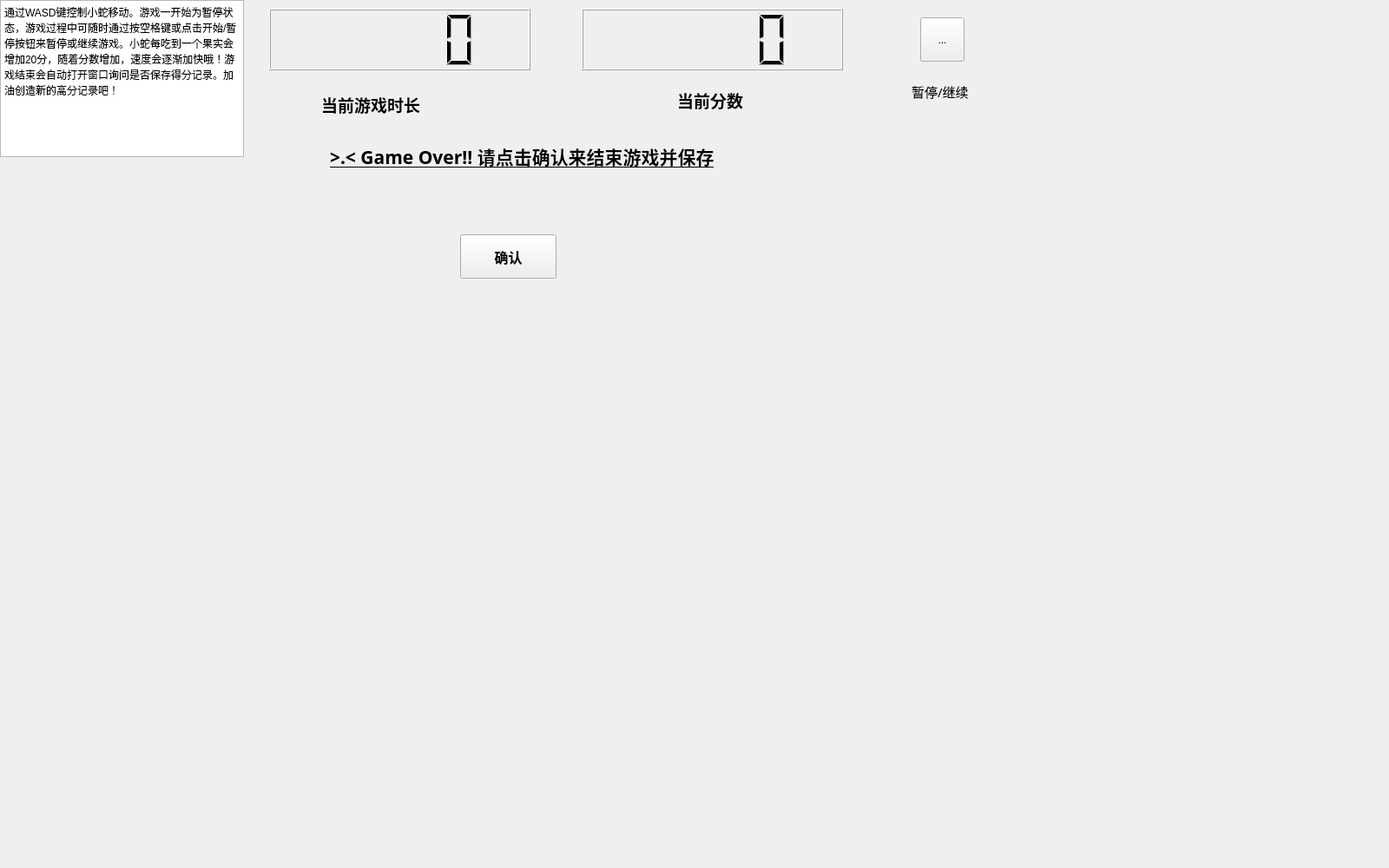
<?xml version="1.0" encoding="UTF-8"?>
<ui version="4.0">
 <class>GameWidget</class>
 <widget class="QWidget" name="GameWidget">
  <property name="geometry">
   <rect>
    <x>0</x>
    <y>0</y>
    <width>1600</width>
    <height>1000</height>
   </rect>
  </property>
  <property name="minimumSize">
   <size>
    <width>1600</width>
    <height>1000</height>
   </size>
  </property>
  <property name="maximumSize">
   <size>
    <width>1600</width>
    <height>1000</height>
   </size>
  </property>
  <property name="windowTitle">
   <string>SnakeGame</string>
  </property>
  <property name="styleSheet">
   <string notr="true">#GameWidget{border-image: url(:/res/bg.jpg);}</string>
  </property>
  <widget class="QWidget" name="layoutWidget">
   <property name="geometry">
    <rect>
     <x>670</x>
     <y>10</y>
     <width>301</width>
     <height>71</height>
    </rect>
   </property>
   <layout class="QHBoxLayout" name="horizontalLayout_2">
    <item>
     <widget class="QLCDNumber" name="currentScoreLcd"/>
    </item>
   </layout>
  </widget>
  <widget class="QToolButton" name="playButton">
   <property name="geometry">
    <rect>
     <x>1060</x>
     <y>20</y>
     <width>51</width>
     <height>51</height>
    </rect>
   </property>
   <property name="text">
    <string>...</string>
   </property>
  </widget>
  <widget class="QLabel" name="label_3">
   <property name="geometry">
    <rect>
     <x>1050</x>
     <y>90</y>
     <width>131</width>
     <height>31</height>
    </rect>
   </property>
   <property name="font">
    <font>
     <family>Agency FB</family>
     <pointsize>11</pointsize>
    </font>
   </property>
   <property name="text">
    <string>暂停/继续</string>
   </property>
  </widget>
  <widget class="QTextBrowser" name="textBrowser">
   <property name="geometry">
    <rect>
     <x>0</x>
     <y>0</y>
     <width>281</width>
     <height>181</height>
    </rect>
   </property>
   <property name="html">
    <string>&lt;!DOCTYPE HTML PUBLIC &quot;-//W3C//DTD HTML 4.0//EN&quot; &quot;http://www.w3.org/TR/REC-html40/strict.dtd&quot;&gt;
&lt;html&gt;&lt;head&gt;&lt;meta name=&quot;qrichtext&quot; content=&quot;1&quot; /&gt;&lt;style type=&quot;text/css&quot;&gt;
p, li { white-space: pre-wrap; }
&lt;/style&gt;&lt;/head&gt;&lt;body style=&quot; font-family:'SimSun'; font-size:9pt; font-weight:400; font-style:normal;&quot;&gt;
&lt;p style=&quot; margin-top:0px; margin-bottom:0px; margin-left:0px; margin-right:0px; -qt-block-indent:0; text-indent:0px;&quot;&gt;通过WASD键控制小蛇移动。游戏一开始为暂停状态，游戏过程中可随时通过按空格键或点击开始/暂停按钮来暂停或继续游戏。小蛇每吃到一个果实会增加20分，随着分数增加，速度会逐渐加快哦！游戏结束会自动打开窗口询问是否保存得分记录。加油创造新的高分记录吧！&lt;/p&gt;&lt;/body&gt;&lt;/html&gt;</string>
   </property>
  </widget>
  <widget class="QLabel" name="overLabel">
   <property name="geometry">
    <rect>
     <x>380</x>
     <y>130</y>
     <width>641</width>
     <height>101</height>
    </rect>
   </property>
   <property name="font">
    <font>
     <family>Agency FB</family>
     <pointsize>16</pointsize>
     <weight>75</weight>
     <bold>true</bold>
     <underline>true</underline>
    </font>
   </property>
   <property name="text">
    <string>&gt;.&lt;  Game Over!!   请点击确认来结束游戏并保存</string>
   </property>
  </widget>
  <widget class="QPushButton" name="confirmButton">
   <property name="geometry">
    <rect>
     <x>530</x>
     <y>270</y>
     <width>111</width>
     <height>51</height>
    </rect>
   </property>
   <property name="font">
    <font>
     <family>Agency FB</family>
     <pointsize>12</pointsize>
     <weight>75</weight>
     <bold>true</bold>
    </font>
   </property>
   <property name="text">
    <string>确认</string>
   </property>
  </widget>
  <widget class="QLabel" name="label">
   <property name="geometry">
    <rect>
     <x>370</x>
     <y>100</y>
     <width>171</width>
     <height>41</height>
    </rect>
   </property>
   <property name="font">
    <font>
     <family>Agency FB</family>
     <pointsize>14</pointsize>
     <weight>75</weight>
     <bold>true</bold>
    </font>
   </property>
   <property name="text">
    <string>当前游戏时长</string>
   </property>
  </widget>
  <widget class="QLabel" name="label_2">
   <property name="geometry">
    <rect>
     <x>780</x>
     <y>90</y>
     <width>151</width>
     <height>51</height>
    </rect>
   </property>
   <property name="font">
    <font>
     <family>Agency FB</family>
     <pointsize>14</pointsize>
     <weight>75</weight>
     <bold>true</bold>
    </font>
   </property>
   <property name="text">
    <string>当前分数</string>
   </property>
  </widget>
  <widget class="QLCDNumber" name="playTimeLcd">
   <property name="geometry">
    <rect>
     <x>310</x>
     <y>10</y>
     <width>301</width>
     <height>71</height>
    </rect>
   </property>
  </widget>
 </widget>
 <resources/>
 <connections/>
</ui>
